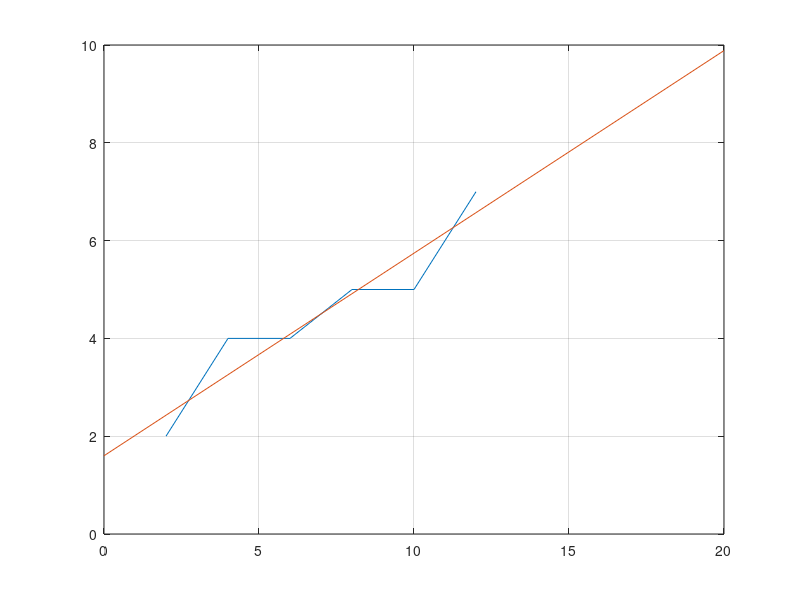

The MATLAB script that drew this image:
x=[2 4 6 8 10 12];
y=[2 4 4 5 5  7];

XY=x.*y;

Y = mean(y);
X = mean(x);

squareXsum = sum(x.*x);

N = length(x);

b = (sum(XY) - N*X*Y)/(squareXsum-N*X*X);

a = Y-b*X;

figure(1)
hold on; box on; grid on;
plot(x,y);
plot(0:1:20, (b*(0:1:20)+a))